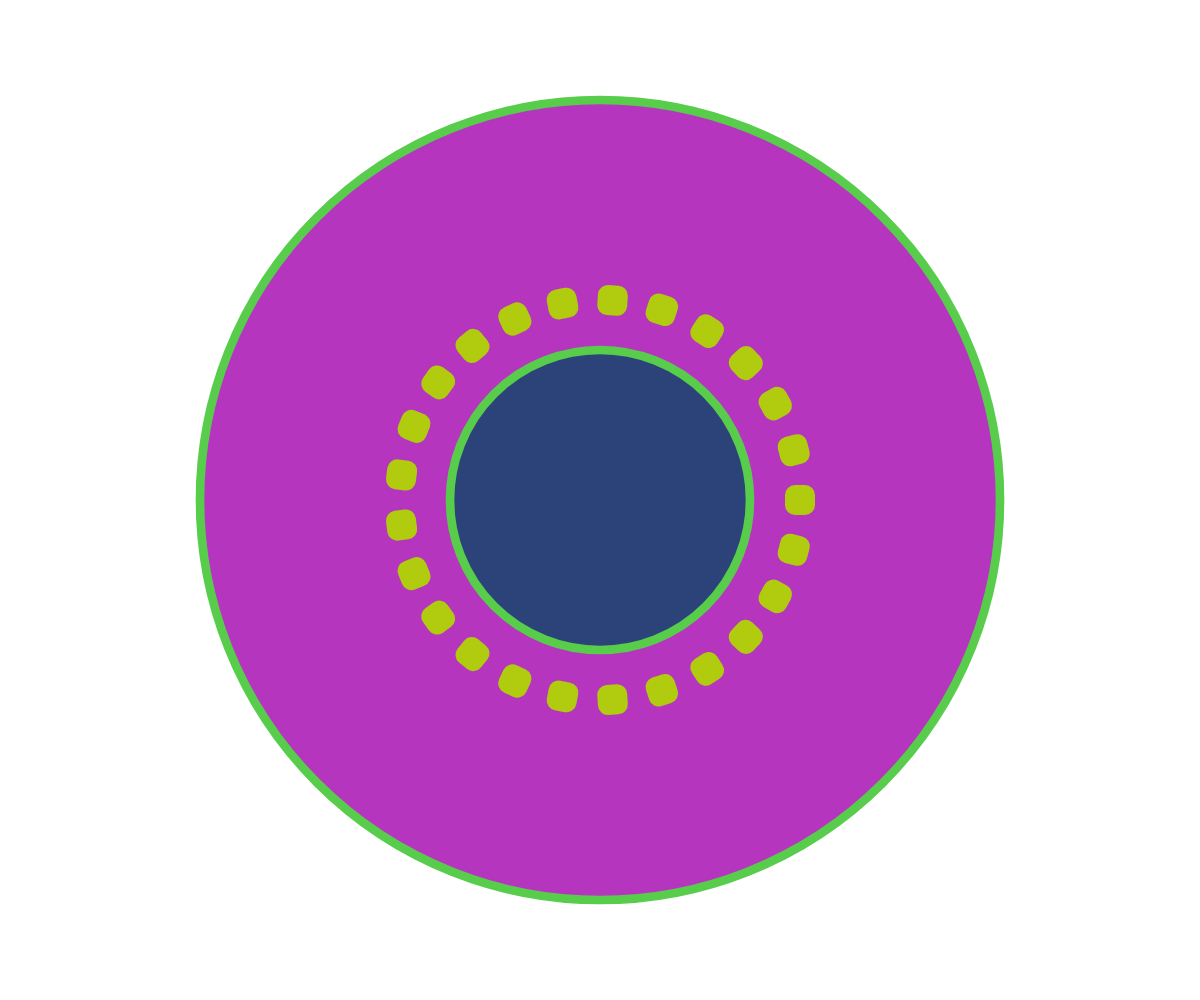
Frame 1 (no input)
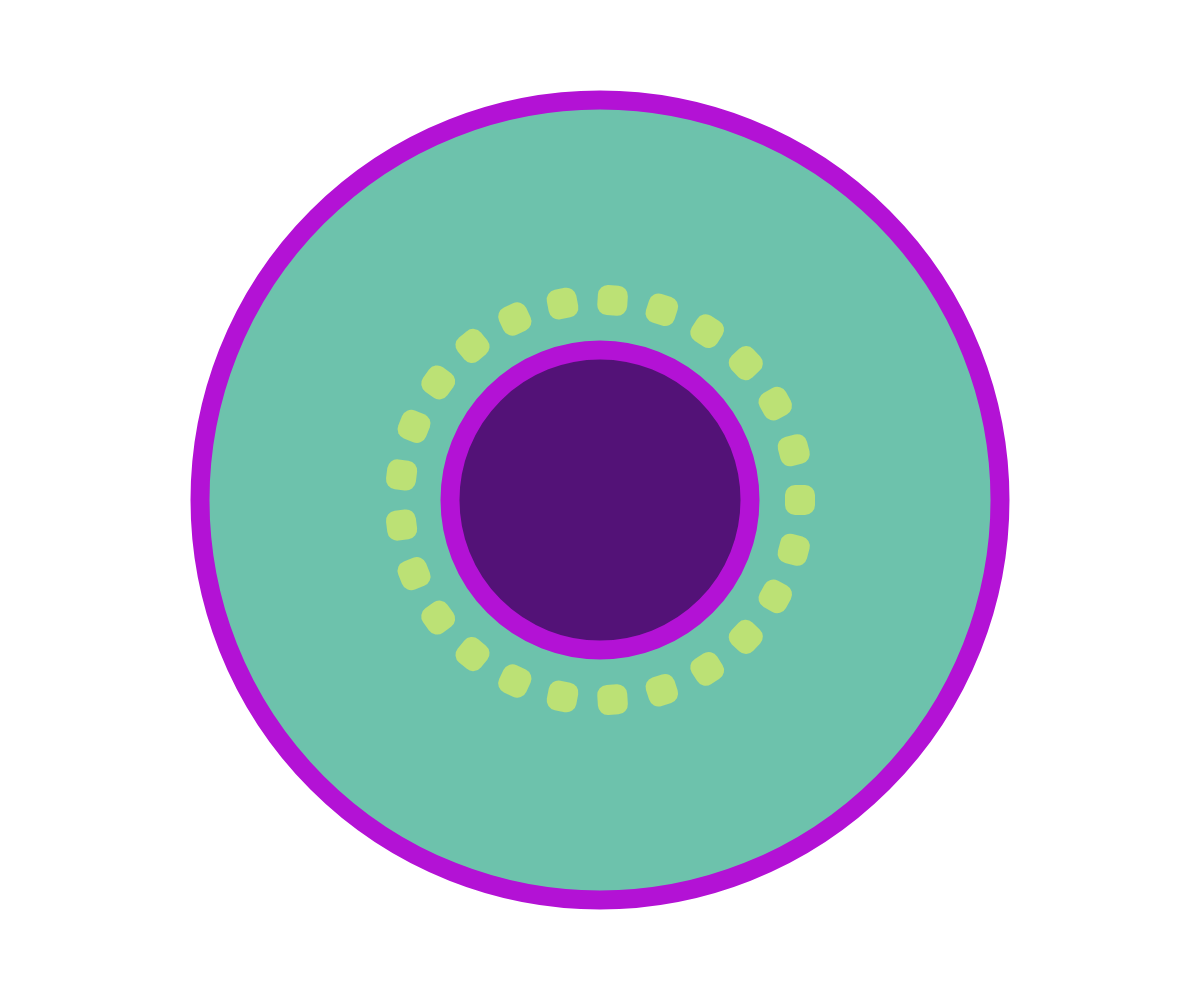
Frame 2 (the mouse pressed at the canvas centre, redrawn once)

The p5.js sketch that drew these frames (run headless with seeded random() and noise() and a simulated clock; the mouse was pressed at the canvas centre and the sketch redrawn once):

// p5.js sketch
// ── sketch.js
function randomColor(){
  return color(random(255),random(255),random(255));
}

function setup() {
  createCanvas(windowWidth, windowHeight);
  
  background(255);
  
  noLoop();
}

function cicleRing(){
  let centerX = width / 2;
  let centerY = height / 2;
  let radius = 200;
  let numRects = 25; 
  let rectWidth = 30;
  let rectHeight = 30;
  let cornerRadius = 10;
  fill(randomColor());
  stroke(0,0);
  for (let i = 0; i < numRects; i++) {
    let angle = TWO_PI / numRects * i;
    let x = centerX + cos(angle) * radius;
    let y = centerY + sin(angle) * radius;
    
    push();
    translate(x, y);
    rotate(angle);
    rectMode(CENTER);
    rect(0, 0, rectWidth, rectHeight, cornerRadius);
    pop();
}
}
function draw() {

  let centerX = width / 2;
  let centerY = height / 2;
  fill(randomColor());
  stroke(randomColor());
  strokeWeight(random(5,20));
  circle(centerX,centerY,800);
  fill(randomColor());
  ellipse(centerX,centerY,300,300);
  
  cicleRing();
}
